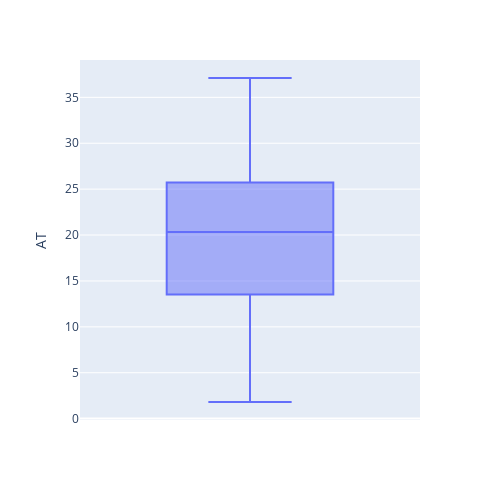
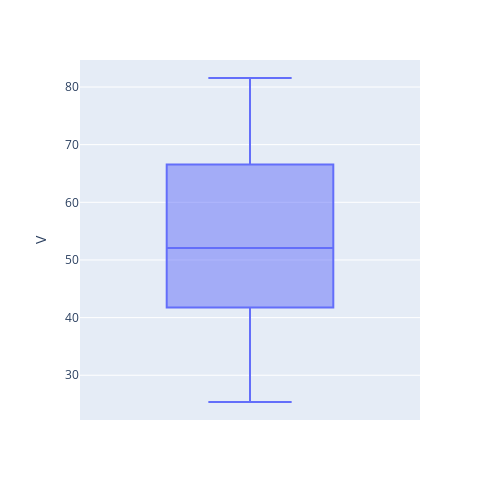
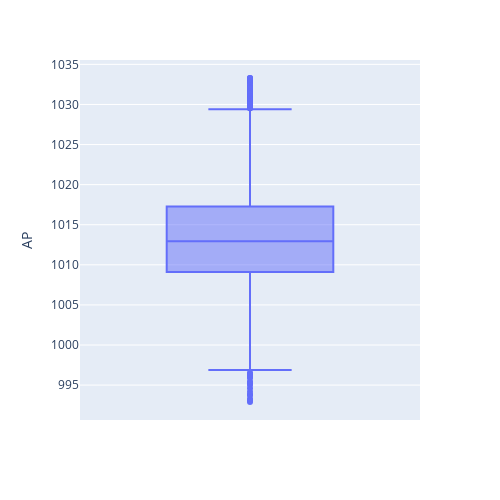
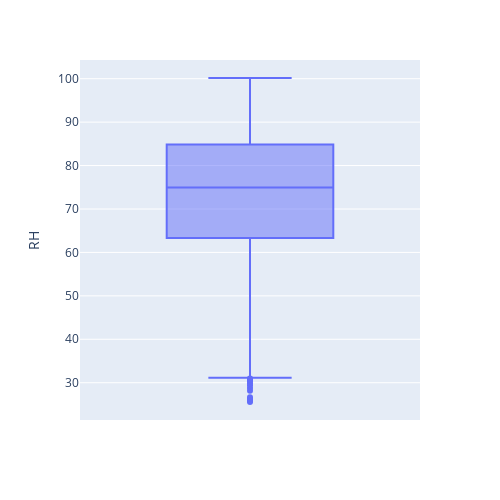

Write notebook code for charts like these, in order.
### Code cell
# box plot with outliers.
# using IQR method

import plotly.express as px
#df = px.data.tips()
fig = px.box(data, y="AT",width=500, height=500)
fig.show()
fig = px.box(data, y="V", width=500, height=500)
fig.show()
fig = px.box(data, y="AP", width=500, height=500)
fig.show()
fig = px.box(data, y="RH", width=500, height=500)
fig.show()

### Figure 1 — Plotly figure (JSON) as saved in the notebook; plotly's stock layout.template omitted (floating-point values rounded to 4 significant figures; data arrays with more than 128 entries replaced by an {"elided": "..."} marker saying what was removed)
{"data": [{"alignmentgroup": "True", "hovertemplate": "AT=%{y}<extra></extra>", "legendgroup": "", "marker": {"color": "#636efa"}, "name": "", "notched": false, "offsetgroup": "", "orientation": "v", "showlegend": false, "type": "box", "x0": " ", "xaxis": "x", "y": {"elided": "9568 float values"}, "y0": " ", "yaxis": "y"}], "layout": {"boxmode": "group", "height": 500, "legend": {"tracegroupgap": 0}, "margin": {"t": 60}, "width": 500, "xaxis": {"anchor": "y", "domain": [0, 1]}, "yaxis": {"anchor": "x", "domain": [0, 1], "title": {"text": "AT"}}}}

### Figure 2 — Plotly figure (JSON) as saved in the notebook; plotly's stock layout.template omitted (floating-point values rounded to 4 significant figures; data arrays with more than 128 entries replaced by an {"elided": "..."} marker saying what was removed)
{"data": [{"alignmentgroup": "True", "hovertemplate": "V=%{y}<extra></extra>", "legendgroup": "", "marker": {"color": "#636efa"}, "name": "", "notched": false, "offsetgroup": "", "orientation": "v", "showlegend": false, "type": "box", "x0": " ", "xaxis": "x", "y": {"elided": "9568 float values"}, "y0": " ", "yaxis": "y"}], "layout": {"boxmode": "group", "height": 500, "legend": {"tracegroupgap": 0}, "margin": {"t": 60}, "width": 500, "xaxis": {"anchor": "y", "domain": [0, 1]}, "yaxis": {"anchor": "x", "domain": [0, 1], "title": {"text": "V"}}}}

### Figure 3 — Plotly figure (JSON) as saved in the notebook; plotly's stock layout.template omitted (floating-point values rounded to 4 significant figures; data arrays with more than 128 entries replaced by an {"elided": "..."} marker saying what was removed)
{"data": [{"alignmentgroup": "True", "hovertemplate": "AP=%{y}<extra></extra>", "legendgroup": "", "marker": {"color": "#636efa"}, "name": "", "notched": false, "offsetgroup": "", "orientation": "v", "showlegend": false, "type": "box", "x0": " ", "xaxis": "x", "y": {"elided": "9568 float values"}, "y0": " ", "yaxis": "y"}], "layout": {"boxmode": "group", "height": 500, "legend": {"tracegroupgap": 0}, "margin": {"t": 60}, "width": 500, "xaxis": {"anchor": "y", "domain": [0, 1]}, "yaxis": {"anchor": "x", "domain": [0, 1], "title": {"text": "AP"}}}}

### Figure 4 — Plotly figure (JSON) as saved in the notebook; plotly's stock layout.template omitted (floating-point values rounded to 4 significant figures; data arrays with more than 128 entries replaced by an {"elided": "..."} marker saying what was removed)
{"data": [{"alignmentgroup": "True", "hovertemplate": "RH=%{y}<extra></extra>", "legendgroup": "", "marker": {"color": "#636efa"}, "name": "", "notched": false, "offsetgroup": "", "orientation": "v", "showlegend": false, "type": "box", "x0": " ", "xaxis": "x", "y": {"elided": "9568 float values"}, "y0": " ", "yaxis": "y"}], "layout": {"boxmode": "group", "height": 500, "legend": {"tracegroupgap": 0}, "margin": {"t": 60}, "width": 500, "xaxis": {"anchor": "y", "domain": [0, 1]}, "yaxis": {"anchor": "x", "domain": [0, 1], "title": {"text": "RH"}}}}
